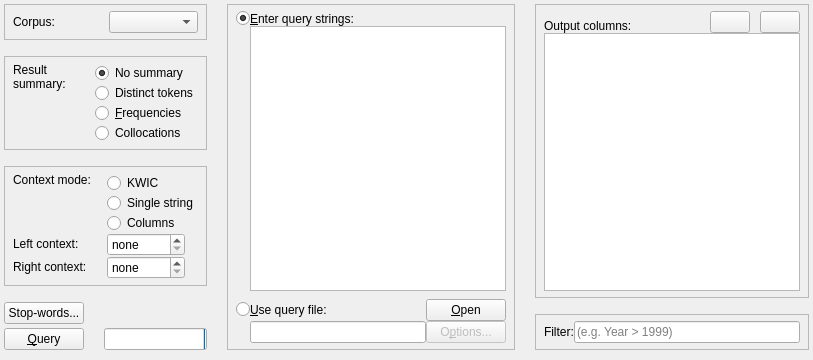
     <widget class="QFrame" name="options_area">
      <property name="sizePolicy">
       <sizepolicy hsizetype="Minimum" vsizetype="MinimumExpanding">
        <horstretch>0</horstretch>
        <verstretch>1</verstretch>
       </sizepolicy>
      </property>
      <property name="frameShape">
       <enum>QFrame::NoFrame</enum>
      </property>
      <property name="frameShadow">
       <enum>QFrame::Raised</enum>
      </property>
      <layout class="QHBoxLayout" name="horizontalLayout_7" stretch="0,0,0">
       <property name="spacing">
        <number>20</number>
       </property>
       <property name="leftMargin">
        <number>4</number>
       </property>
       <property name="topMargin">
        <number>4</number>
       </property>
       <property name="rightMargin">
        <number>4</number>
       </property>
       <property name="bottomMargin">
        <number>10</number>
       </property>
       <item>
        <layout class="QVBoxLayout" name="verticalLayout_3" stretch="0,0,0,0">
         <property name="spacing">
          <number>16</number>
         </property>
         <item>
          <widget class="QFrame" name="box_corpus_select">
           <property name="sizePolicy">
            <sizepolicy hsizetype="Preferred" vsizetype="Fixed">
             <horstretch>0</horstretch>
             <verstretch>0</verstretch>
            </sizepolicy>
           </property>
           <property name="frameShape">
            <enum>QFrame::StyledPanel</enum>
           </property>
           <property name="frameShadow">
            <enum>QFrame::Raised</enum>
           </property>
           <layout class="QHBoxLayout" name="horizontalLayout_5">
            <property name="leftMargin">
             <number>8</number>
            </property>
            <property name="topMargin">
             <number>6</number>
            </property>
            <property name="rightMargin">
             <number>8</number>
            </property>
            <property name="bottomMargin">
             <number>6</number>
            </property>
            <item>
             <widget class="QLabel" name="label_5">
              <property name="sizePolicy">
               <sizepolicy hsizetype="Preferred" vsizetype="Minimum">
                <horstretch>0</horstretch>
                <verstretch>0</verstretch>
               </sizepolicy>
              </property>
              <property name="text">
               <string>Corpus:</string>
              </property>
              <property name="buddy">
               <cstring>combo_corpus</cstring>
              </property>
             </widget>
            </item>
            <item>
             <spacer name="horizontalSpacer_3">
              <property name="orientation">
               <enum>Qt::Horizontal</enum>
              </property>
              <property name="sizeType">
               <enum>QSizePolicy::Preferred</enum>
              </property>
              <property name="sizeHint" stdset="0">
               <size>
                <width>0</width>
                <height>20</height>
               </size>
              </property>
             </spacer>
            </item>
            <item>
             <widget class="QComboBox" name="combo_corpus">
              <property name="sizePolicy">
               <sizepolicy hsizetype="Preferred" vsizetype="Fixed">
                <horstretch>0</horstretch>
                <verstretch>0</verstretch>
               </sizepolicy>
              </property>
              <property name="focusPolicy">
               <enum>Qt::WheelFocus</enum>
              </property>
              <property name="editable">
               <bool>false</bool>
              </property>
              <property name="insertPolicy">
               <enum>QComboBox::InsertAlphabetically</enum>
              </property>
              <property name="sizeAdjustPolicy">
               <enum>QComboBox::AdjustToContents</enum>
              </property>
              <property name="frame">
               <bool>true</bool>
              </property>
             </widget>
            </item>
           </layout>
          </widget>
         </item>
         <item>
          <widget class="QFrame" name="box_query_mode">
           <property name="sizePolicy">
            <sizepolicy hsizetype="Minimum" vsizetype="Fixed">
             <horstretch>0</horstretch>
             <verstretch>0</verstretch>
            </sizepolicy>
           </property>
           <property name="frameShape">
            <enum>QFrame::StyledPanel</enum>
           </property>
           <property name="frameShadow">
            <enum>QFrame::Raised</enum>
           </property>
           <layout class="QHBoxLayout" name="horizontalLayout_8" stretch="1,0">
            <property name="spacing">
             <number>16</number>
            </property>
            <property name="leftMargin">
             <number>8</number>
            </property>
            <property name="topMargin">
             <number>6</number>
            </property>
            <property name="rightMargin">
             <number>8</number>
            </property>
            <property name="bottomMargin">
             <number>6</number>
            </property>
            <item>
             <widget class="QLabel" name="label_10">
              <property name="sizePolicy">
               <sizepolicy hsizetype="Minimum" vsizetype="Minimum">
                <horstretch>0</horstretch>
                <verstretch>0</verstretch>
               </sizepolicy>
              </property>
              <property name="text">
               <string>Result
summary:</string>
              </property>
              <property name="alignment">
               <set>Qt::AlignLeading|Qt::AlignLeft|Qt::AlignTop</set>
              </property>
              <property name="wordWrap">
               <bool>true</bool>
              </property>
             </widget>
            </item>
            <item>
             <layout class="QVBoxLayout" name="verticalLayout_14">
              <property name="spacing">
               <number>0</number>
              </property>
              <item>
               <widget class="QRadioButton" name="radio_mode_tokens">
                <property name="sizePolicy">
                 <sizepolicy hsizetype="Minimum" vsizetype="Minimum">
                  <horstretch>0</horstretch>
                  <verstretch>0</verstretch>
                 </sizepolicy>
                </property>
                <property name="toolTip">
                 <string>&lt;html&gt;&lt;head/&gt;&lt;body&gt;&lt;p&gt;&lt;span style=&quot; font-weight:600;&quot;&gt;Do not summarize the rquery results.&lt;/span&gt;&lt;/p&gt;&lt;p&gt;Every token that matches the query string is listed in the 'Query results' table. &lt;/p&gt;&lt;/body&gt;&lt;/html&gt;</string>
                </property>
                <property name="text">
                 <string>No summary</string>
                </property>
                <property name="checked">
                 <bool>true</bool>
                </property>
               </widget>
              </item>
              <item>
               <widget class="QRadioButton" name="radio_mode_context">
                <property name="sizePolicy">
                 <sizepolicy hsizetype="Minimum" vsizetype="Minimum">
                  <horstretch>0</horstretch>
                  <verstretch>0</verstretch>
                 </sizepolicy>
                </property>
                <property name="toolTip">
                 <string>&lt;html&gt;&lt;head/&gt;&lt;body&gt;&lt;p&gt;&lt;span style=&quot; font-weight:600;&quot;&gt;Show only distinct tokens.&lt;/span&gt;&lt;/p&gt;&lt;p&gt;The tokens matching the query string are summarized so that duplicate matches are dropped. The 'Query results' table shows only distinct tokens, and no duplicates. &lt;/p&gt;&lt;/body&gt;&lt;/html&gt;</string>
                </property>
                <property name="text">
                 <string>Distinct tokens</string>
                </property>
                <property name="checked">
                 <bool>false</bool>
                </property>
               </widget>
              </item>
              <item>
               <widget class="QRadioButton" name="radio_mode_frequency">
                <property name="sizePolicy">
                 <sizepolicy hsizetype="Minimum" vsizetype="Fixed">
                  <horstretch>0</horstretch>
                  <verstretch>0</verstretch>
                 </sizepolicy>
                </property>
                <property name="toolTip">
                 <string>&lt;html&gt;&lt;head/&gt;&lt;body&gt;&lt;p&gt;&lt;span style=&quot; font-weight:600;&quot;&gt;Show the frequency of each token.&lt;/span&gt;&lt;/p&gt;&lt;p&gt;
The number of occurrences of each token matching the query string is counted. The 'Query results' table shows one row for each token, with the number of occurrences in the column 'Frequency' . &lt;/p&gt;&lt;/body&gt;&lt;/html&gt;</string>
                </property>
                <property name="text">
                 <string>&amp;Frequencies</string>
                </property>
               </widget>
              </item>
              <item>
               <widget class="QRadioButton" name="radio_mode_collocations">
                <property name="sizePolicy">
                 <sizepolicy hsizetype="MinimumExpanding" vsizetype="Minimum">
                  <horstretch>0</horstretch>
                  <verstretch>0</verstretch>
                 </sizepolicy>
                </property>
                <property name="toolTip">
                 <string>&lt;html&gt;&lt;head/&gt;&lt;body&gt;&lt;p&gt;&lt;span style=&quot; font-weight:600;&quot;&gt;Show collocations.&lt;/span&gt;&lt;/p&gt;&lt;p&gt;For the tokens matching the query string, the left and right context as defined by the user is also queried for collocate words. The 'Query results' table shows one row for each collocate word, together with several collocation statistics. &lt;/p&gt;&lt;/body&gt;&lt;/html&gt;</string>
                </property>
                <property name="text">
                 <string>Collocations</string>
                </property>
               </widget>
              </item>
             </layout>
            </item>
           </layout>
          </widget>
         </item>
         <item>
          <widget class="QFrame" name="box_context_mode">
           <property name="sizePolicy">
            <sizepolicy hsizetype="Minimum" vsizetype="Fixed">
             <horstretch>0</horstretch>
             <verstretch>0</verstretch>
            </sizepolicy>
           </property>
           <property name="frameShape">
            <enum>QFrame::StyledPanel</enum>
           </property>
           <property name="frameShadow">
            <enum>QFrame::Raised</enum>
           </property>
           <layout class="QGridLayout" name="gridLayout_6">
            <property name="leftMargin">
             <number>8</number>
            </property>
            <property name="topMargin">
             <number>6</number>
            </property>
            <property name="rightMargin">
             <number>8</number>
            </property>
            <property name="bottomMargin">
             <number>6</number>
            </property>
            <property name="horizontalSpacing">
             <number>16</number>
            </property>
            <property name="verticalSpacing">
             <number>0</number>
            </property>
            <item row="0" column="0">
             <widget class="QLabel" name="context_mode">
              <property name="sizePolicy">
               <sizepolicy hsizetype="Minimum" vsizetype="Minimum">
                <horstretch>0</horstretch>
                <verstretch>0</verstretch>
               </sizepolicy>
              </property>
              <property name="text">
               <string>Context mode:</string>
              </property>
              <property name="alignment">
               <set>Qt::AlignLeading|Qt::AlignLeft|Qt::AlignTop</set>
              </property>
             </widget>
            </item>
            <item row="0" column="1">
             <layout class="QVBoxLayout" name="verticalLayout_11">
              <property name="spacing">
               <number>0</number>
              </property>
              <item>
               <widget class="QRadioButton" name="radio_context_mode_kwic">
                <property name="sizePolicy">
                 <sizepolicy hsizetype="Minimum" vsizetype="Minimum">
                  <horstretch>0</horstretch>
                  <verstretch>0</verstretch>
                 </sizepolicy>
                </property>
                <property name="text">
                 <string>KWIC</string>
                </property>
               </widget>
              </item>
              <item>
               <widget class="QRadioButton" name="radio_context_mode_string">
                <property name="sizePolicy">
                 <sizepolicy hsizetype="Minimum" vsizetype="Minimum">
                  <horstretch>0</horstretch>
                  <verstretch>0</verstretch>
                 </sizepolicy>
                </property>
                <property name="text">
                 <string>Single string</string>
                </property>
               </widget>
              </item>
              <item>
               <widget class="QRadioButton" name="radio_context_mode_columns">
                <property name="sizePolicy">
                 <sizepolicy hsizetype="Minimum" vsizetype="Minimum">
                  <horstretch>0</horstretch>
                  <verstretch>0</verstretch>
                 </sizepolicy>
                </property>
                <property name="text">
                 <string>Columns</string>
                </property>
               </widget>
              </item>
             </layout>
            </item>
            <item row="1" column="0">
             <widget class="QLabel" name="context_left_span_label">
              <property name="sizePolicy">
               <sizepolicy hsizetype="Minimum" vsizetype="Fixed">
                <horstretch>0</horstretch>
                <verstretch>0</verstretch>
               </sizepolicy>
              </property>
              <property name="text">
               <string>Left context:</string>
              </property>
             </widget>
            </item>
            <item row="1" column="1">
             <layout class="QHBoxLayout" name="context_left_span_layout">
              <property name="spacing">
               <number>0</number>
              </property>
              <item>
               <widget class="QSpinBox" name="context_left_span">
                <property name="sizePolicy">
                 <sizepolicy hsizetype="Minimum" vsizetype="Fixed">
                  <horstretch>0</horstretch>
                  <verstretch>0</verstretch>
                 </sizepolicy>
                </property>
                <property name="specialValueText">
                 <string>none</string>
                </property>
                <property name="suffix">
                 <string> words</string>
                </property>
               </widget>
              </item>
              <item>
               <spacer name="horizontalSpacer_4">
                <property name="orientation">
                 <enum>Qt::Horizontal</enum>
                </property>
                <property name="sizeType">
                 <enum>QSizePolicy::Preferred</enum>
                </property>
                <property name="sizeHint" stdset="0">
                 <size>
                  <width>13</width>
                  <height>1</height>
                 </size>
                </property>
               </spacer>
              </item>
             </layout>
            </item>
            <item row="2" column="0">
             <widget class="QLabel" name="context_right_span_label">
              <property name="sizePolicy">
               <sizepolicy hsizetype="Minimum" vsizetype="Fixed">
                <horstretch>0</horstretch>
                <verstretch>0</verstretch>
               </sizepolicy>
              </property>
              <property name="text">
               <string>Right context:</string>
              </property>
             </widget>
            </item>
            <item row="2" column="1">
             <layout class="QHBoxLayout" name="context_right_span_layout">
              <property name="spacing">
               <number>0</number>
              </property>
              <item>
               <widget class="QSpinBox" name="context_right_span">
                <property name="sizePolicy">
                 <sizepolicy hsizetype="Minimum" vsizetype="Fixed">
                  <horstretch>0</horstretch>
                  <verstretch>0</verstretch>
                 </sizepolicy>
                </property>
                <property name="frame">
                 <bool>true</bool>
                </property>
                <property name="buttonSymbols">
                 <enum>QAbstractSpinBox::UpDownArrows</enum>
                </property>
                <property name="specialValueText">
                 <string>none</string>
                </property>
                <property name="suffix">
                 <string> words</string>
                </property>
               </widget>
              </item>
              <item>
               <spacer name="horizontalSpacer">
                <property name="orientation">
                 <enum>Qt::Horizontal</enum>
                </property>
                <property name="sizeType">
                 <enum>QSizePolicy::Preferred</enum>
                </property>
                <property name="sizeHint" stdset="0">
                 <size>
                  <width>13</width>
                  <height>1</height>
                 </size>
                </property>
               </spacer>
              </item>
             </layout>
            </item>
           </layout>
          </widget>
         </item>
         <item>
          <layout class="QGridLayout" name="box_qer_buttons" rowstretch="0,0" columnstretch="0,0">
           <property name="horizontalSpacing">
            <number>20</number>
           </property>
           <property name="verticalSpacing">
            <number>4</number>
           </property>
           <item row="1" column="1">
            <widget class="QProgressBar" name="progress_bar">
             <property name="enabled">
              <bool>true</bool>
             </property>
             <property name="sizePolicy">
              <sizepolicy hsizetype="Expanding" vsizetype="Fixed">
               <horstretch>0</horstretch>
               <verstretch>0</verstretch>
              </sizepolicy>
             </property>
             <property name="maximum">
              <number>1</number>
             </property>
             <property name="textVisible">
              <bool>false</bool>
             </property>
             <property name="orientation">
              <enum>Qt::Horizontal</enum>
             </property>
             <property name="invertedAppearance">
              <bool>true</bool>
             </property>
            </widget>
           </item>
           <item row="0" column="0">
            <widget class="QPushButton" name="button_stopwords">
             <property name="sizePolicy">
              <sizepolicy hsizetype="Minimum" vsizetype="Fixed">
               <horstretch>0</horstretch>
               <verstretch>0</verstretch>
              </sizepolicy>
             </property>
             <property name="text">
              <string>Stop-words...</string>
             </property>
            </widget>
           </item>
           <item row="0" column="1">
            <spacer name="horizontalSpacer_2">
             <property name="orientation">
              <enum>Qt::Horizontal</enum>
             </property>
             <property name="sizeHint" stdset="0">
              <size>
               <width>40</width>
               <height>20</height>
              </size>
             </property>
            </spacer>
           </item>
           <item row="1" column="0">
            <widget class="QPushButton" name="button_run_query">
             <property name="sizePolicy">
              <sizepolicy hsizetype="Minimum" vsizetype="Fixed">
               <horstretch>0</horstretch>
               <verstretch>0</verstretch>
              </sizepolicy>
             </property>
             <property name="minimumSize">
              <size>
               <width>0</width>
               <height>0</height>
              </size>
             </property>
             <property name="text">
              <string>&amp;Query</string>
             </property>
             <property name="icon">
              <iconset theme="media-playback-start">
               <normaloff>../../../../.designer/backup</normaloff>../../../../.designer/backup</iconset>
             </property>
            </widget>
           </item>
          </layout>
         </item>
        </layout>
       </item>
       <item>
        <widget class="QFrame" name="box_input_settings">
         <property name="sizePolicy">
          <sizepolicy hsizetype="Expanding" vsizetype="Preferred">
           <horstretch>3</horstretch>
           <verstretch>0</verstretch>
          </sizepolicy>
         </property>
         <property name="frameShape">
          <enum>QFrame::StyledPanel</enum>
         </property>
         <property name="frameShadow">
          <enum>QFrame::Raised</enum>
         </property>
         <layout class="QVBoxLayout" name="verticalLayout">
          <property name="spacing">
           <number>8</number>
          </property>
          <property name="leftMargin">
           <number>8</number>
          </property>
          <property name="topMargin">
           <number>6</number>
          </property>
          <property name="rightMargin">
           <number>8</number>
          </property>
          <property name="bottomMargin">
           <number>6</number>
          </property>
          <item>
           <layout class="QGridLayout" name="gridLayout_2" columnstretch="0,0">
            <property name="spacing">
             <number>0</number>
            </property>
            <item row="2" column="1">
             <widget class="QTextEdit" name="edit_query_string">
              <property name="sizePolicy">
               <sizepolicy hsizetype="Expanding" vsizetype="MinimumExpanding">
                <horstretch>0</horstretch>
                <verstretch>0</verstretch>
               </sizepolicy>
              </property>
             </widget>
            </item>
            <item row="0" column="1">
             <widget class="QLabel" name="label_12">
              <property name="sizePolicy">
               <sizepolicy hsizetype="Preferred" vsizetype="Preferred">
                <horstretch>0</horstretch>
                <verstretch>0</verstretch>
               </sizepolicy>
              </property>
              <property name="text">
               <string>&amp;Enter query strings:</string>
              </property>
              <property name="buddy">
               <cstring>edit_query_string</cstring>
              </property>
             </widget>
            </item>
            <item row="0" column="0">
             <widget class="QRadioButton" name="radio_query_string">
              <property name="sizePolicy">
               <sizepolicy hsizetype="Fixed" vsizetype="Fixed">
                <horstretch>0</horstretch>
                <verstretch>0</verstretch>
               </sizepolicy>
              </property>
              <property name="text">
               <string/>
              </property>
              <property name="checked">
               <bool>true</bool>
              </property>
             </widget>
            </item>
           </layout>
          </item>
          <item>
           <layout class="QGridLayout" name="gridLayout_3" columnstretch="0,1,0">
            <property name="spacing">
             <number>0</number>
            </property>
            <item row="1" column="0">
             <widget class="QRadioButton" name="radio_query_file">
              <property name="sizePolicy">
               <sizepolicy hsizetype="Fixed" vsizetype="Fixed">
                <horstretch>0</horstretch>
                <verstretch>0</verstretch>
               </sizepolicy>
              </property>
              <property name="text">
               <string/>
              </property>
             </widget>
            </item>
            <item row="1" column="1">
             <widget class="QLabel" name="label_8">
              <property name="sizePolicy">
               <sizepolicy hsizetype="Preferred" vsizetype="Preferred">
                <horstretch>0</horstretch>
                <verstretch>0</verstretch>
               </sizepolicy>
              </property>
              <property name="text">
               <string>&amp;Use query file:</string>
              </property>
              <property name="buddy">
               <cstring>edit_file_name</cstring>
              </property>
             </widget>
            </item>
            <item row="2" column="1">
             <widget class="QLineEdit" name="edit_file_name">
              <property name="enabled">
               <bool>true</bool>
              </property>
              <property name="sizePolicy">
               <sizepolicy hsizetype="Expanding" vsizetype="Fixed">
                <horstretch>0</horstretch>
                <verstretch>0</verstretch>
               </sizepolicy>
              </property>
              <property name="accessibleDescription">
               <string/>
              </property>
             </widget>
            </item>
            <item row="2" column="2">
             <widget class="QPushButton" name="button_file_options">
              <property name="enabled">
               <bool>false</bool>
              </property>
              <property name="sizePolicy">
               <sizepolicy hsizetype="Preferred" vsizetype="Minimum">
                <horstretch>0</horstretch>
                <verstretch>0</verstretch>
               </sizepolicy>
              </property>
              <property name="text">
               <string>O&amp;ptions...</string>
              </property>
              <property name="icon">
               <iconset theme="document-properties">
                <normaloff>../../../../.designer/backup</normaloff>../../../../.designer/backup</iconset>
              </property>
              <property name="shortcut">
               <string>Alt+B</string>
              </property>
             </widget>
            </item>
            <item row="1" column="2">
             <widget class="QPushButton" name="button_browse_file">
              <property name="sizePolicy">
               <sizepolicy hsizetype="Preferred" vsizetype="Minimum">
                <horstretch>0</horstretch>
                <verstretch>0</verstretch>
               </sizepolicy>
              </property>
              <property name="text">
               <string>&amp;Open</string>
              </property>
              <property name="icon">
               <iconset theme="document-open">
                <normaloff>../../../../.designer/backup</normaloff>../../../../.designer/backup</iconset>
              </property>
              <property name="shortcut">
               <string>Alt+B</string>
              </property>
             </widget>
            </item>
           </layout>
          </item>
         </layout>
        </widget>
       </item>
       <item>
        <layout class="QVBoxLayout" name="output_settings" stretch="0,0">
         <property name="spacing">
          <number>16</number>
         </property>
         <item>
          <widget class="QFrame" name="box_output_options">
           <property name="sizePolicy">
            <sizepolicy hsizetype="MinimumExpanding" vsizetype="Preferred">
             <horstretch>0</horstretch>
             <verstretch>0</verstretch>
            </sizepolicy>
           </property>
           <property name="frameShape">
            <enum>QFrame::StyledPanel</enum>
           </property>
           <property name="frameShadow">
            <enum>QFrame::Raised</enum>
           </property>
           <layout class="QVBoxLayout" name="output_columns">
            <property name="spacing">
             <number>0</number>
            </property>
            <property name="leftMargin">
             <number>8</number>
            </property>
            <property name="topMargin">
             <number>6</number>
            </property>
            <property name="rightMargin">
             <number>8</number>
            </property>
            <property name="bottomMargin">
             <number>6</number>
            </property>
            <item>
             <layout class="QHBoxLayout" name="horizontalLayout_2" stretch="1,0,0">
              <property name="spacing">
               <number>10</number>
              </property>
              <item>
               <widget class="QLabel" name="label_2">
                <property name="sizePolicy">
                 <sizepolicy hsizetype="MinimumExpanding" vsizetype="Preferred">
                  <horstretch>0</horstretch>
                  <verstretch>0</verstretch>
                 </sizepolicy>
                </property>
                <property name="text">
                 <string>Output columns:</string>
                </property>
                <property name="alignment">
                 <set>Qt::AlignBottom|Qt::AlignLeading|Qt::AlignLeft</set>
                </property>
               </widget>
              </item>
              <item>
               <widget class="QPushButton" name="button_add_link">
                <property name="sizePolicy">
                 <sizepolicy hsizetype="Fixed" vsizetype="Fixed">
                  <horstretch>0</horstretch>
                  <verstretch>0</verstretch>
                 </sizepolicy>
                </property>
                <property name="toolTip">
                 <string>Link selected column to another corpus</string>
                </property>
                <property name="whatsThis">
                 <string/>
                </property>
                <property name="text">
                 <string/>
                </property>
               </widget>
              </item>
              <item>
               <widget class="QPushButton" name="button_remove_link">
                <property name="sizePolicy">
                 <sizepolicy hsizetype="Fixed" vsizetype="Fixed">
                  <horstretch>0</horstretch>
                  <verstretch>0</verstretch>
                 </sizepolicy>
                </property>
                <property name="toolTip">
                 <string>Remove selected link</string>
                </property>
                <property name="text">
                 <string/>
                </property>
               </widget>
              </item>
             </layout>
            </item>
            <item>
             <layout class="QVBoxLayout" name="options_list">
              <item>
               <widget class="QTreeWidget" name="options_tree">
                <property name="sizePolicy">
                 <sizepolicy hsizetype="Expanding" vsizetype="MinimumExpanding">
                  <horstretch>0</horstretch>
                  <verstretch>0</verstretch>
                 </sizepolicy>
                </property>
                <attribute name="headerVisible">
                 <bool>false</bool>
                </attribute>
                <column>
                 <property name="text">
                  <string notr="true">1</string>
                 </property>
                </column>
               </widget>
              </item>
             </layout>
            </item>
           </layout>
          </widget>
         </item>
         <item>
          <widget class="QFrame" name="box_source_filter">
           <property name="sizePolicy">
            <sizepolicy hsizetype="Preferred" vsizetype="Minimum">
             <horstretch>0</horstretch>
             <verstretch>0</verstretch>
            </sizepolicy>
           </property>
           <property name="frameShape">
            <enum>QFrame::StyledPanel</enum>
           </property>
           <property name="frameShadow">
            <enum>QFrame::Raised</enum>
           </property>
           <layout class="QVBoxLayout" name="verticalLayout_5">
            <property name="spacing">
             <number>0</number>
            </property>
            <property name="leftMargin">
             <number>8</number>
            </property>
            <property name="topMargin">
             <number>6</number>
            </property>
            <property name="rightMargin">
             <number>8</number>
            </property>
            <property name="bottomMargin">
             <number>6</number>
            </property>
            <item>
             <widget class="QWidget" name="tag_cloud" native="true">
              <property name="sizePolicy">
               <sizepolicy hsizetype="Expanding" vsizetype="Minimum">
                <horstretch>0</horstretch>
                <verstretch>0</verstretch>
               </sizepolicy>
              </property>
              <layout class="QHBoxLayout" name="tag_container">
               <property name="spacing">
                <number>4</number>
               </property>
               <property name="margin">
                <number>0</number>
               </property>
              </layout>
             </widget>
            </item>
            <item>
             <layout class="QHBoxLayout" name="horizontalLayout">
              <property name="spacing">
               <number>0</number>
              </property>
              <item>
               <widget class="QLabel" name="label_4">
                <property name="text">
                 <string>Filter:</string>
                </property>
                <property name="buddy">
                 <cstring>edit_query_filter</cstring>
                </property>
               </widget>
              </item>
              <item>
               <widget class="QLineEdit" name="edit_query_filter">
                <property name="sizePolicy">
                 <sizepolicy hsizetype="Expanding" vsizetype="Fixed">
                  <horstretch>0</horstretch>
                  <verstretch>0</verstretch>
                 </sizepolicy>
                </property>
                <property name="dragEnabled">
                 <bool>true</bool>
                </property>
                <property name="placeholderText">
                 <string>(e.g. Year &gt; 1999)</string>
                </property>
               </widget>
              </item>
             </layout>
            </item>
           </layout>
          </widget>
         </item>
        </layout>
       </item>
      </layout>
     </widget>
